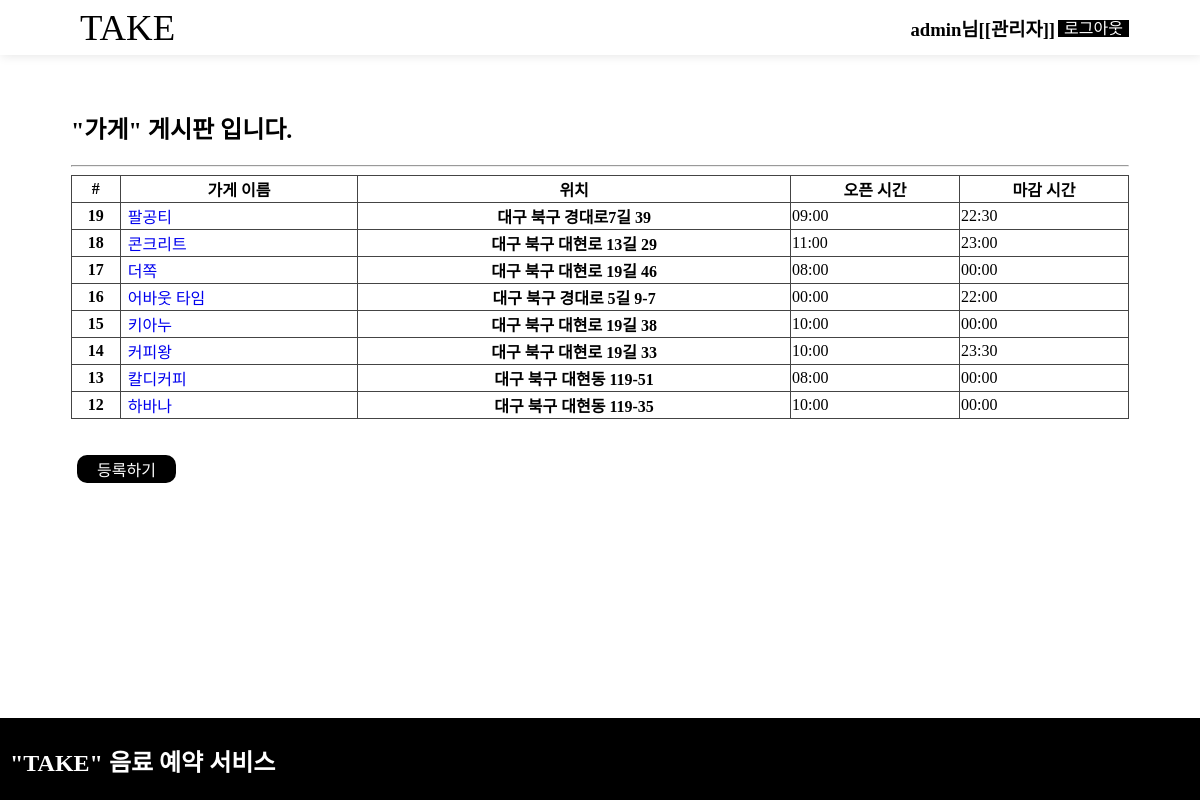
Page /market/ (signed in) on the committed database.
### market/models.py (models this page shows, shortened)
class Market(models.Model):
    name=models.CharField(max_length=225)
    address=models.CharField(max_length=225)
    start_time=models.CharField(max_length=225)
    end_time=models.CharField(max_length=225)
    description=models.TextField()
    user=models.ForeignKey(User, on_delete=models.CASCADE, null=True)
    likes =models.ManyToManyField(
        User, # User 모델과 Market 모델을 M : N 관계로 두겠다.
        through='Like', # Like라는 중개 모델을 통해 M : N 관계를 맺는다.
        through_fields=('market', 'user'), # Like에 market 속성, user 속성을 추가하겠다.
        related_name='likes' # 1 : N  관계에서 market과 연결된 comment를 가져올 때 comment_set으로 가져왔는데,
        )

### market/views.py (the view)
# urls.py: path('market/', include('market.urls')),
def market(request):
    markets = Market.objects
    market_list = Market.objects.all().order_by('-id') # 블로그 객체 최신순나열
    return render(request, 'html/market.html', {'markets':market_list})

### market/templates/html/market.html
{% extends "base.html" %}
{% block content %}
{% load static %}
<link rel="stylesheet" href="{% static 'css/market.css' %}">
{% if user.is_authenticated %}
            <h2>"가게" 게시판 입니다.</h2>
            <hr>
            <table class="table" style="border-collapse: collapse; width:100%;  border: 1px solid black;">
                    <thead style="border: 1px solid #444444;">
                        <tr>
                        <th scope="col">#</th>
                        <th scope="col">가게 이름</th>
                        <th scope="col">위치</th>
                        <th scope="col">오픈 시간</th>
                        <th scope="col">마감 시간</th>
                        </tr>
                    </thead>
                    <tbody style="border: 1px solid #444444;">
                    {% for market in markets.all %}
                        <tr>
                            <th scope="row">{{market.id}}</th>
                            <td><a href="{%url 'detail' market.id %}">{{market.name}}</a></td>
                            <th scope="row">{{market.address}}</th>
                            <td>{{market.start_time}}</td>
                            <td>{{market.end_time}}</td>
                        </tr>
                    {% endfor %}
                    </tbody>
            </table>
            <br><br>
            <a href="{% url 'new' %}"><button style="
                background-color: black; /* Green */
                border: none;
                color: white;
                padding: 2px 20px;
                text-align: center;
                border-radius: 10px;
                text-decoration: none;
                display: inline-block;
                font-size: 16px;
                "  type="button" class="btn btn-danger">등록하기</button></a>
{% endif %}
{% endblock content %}

### blogProject/templates/html/base.html (shortened to what this page needs)
<!DOCTYPE html>
<html lang="en">
<head>
    <link rel="stylesheet" href="https://maxcdn.bootstrapcdn.com/font-awesome/4.7.0/css/font-awesome.min.css">
    {% load static %}
    <link rel="stylesheet" href="{% static 'css/base.css' %}">
</head>
<body>
    <div class="container">
        <header class="header">
            <div class="inner">
                <nav class="naviagtion">
                    <ul class="navigation__flex">
                        <li class="naviagtion__item" style="flex:1; "><a href="/" class="navigation__logo" style="color:black; background-color: white;" >TAKE</a></li>
                        {% if user.is_active %}
                            <h3>{{user.username}}님</h3>
                            {% if user.username != 'admin' %}
                                {% if user.profile.market_id != -1 %}
                                    <h3>[[가게 주인]]</h3>
                                {% else %}
                                    <h3>[[일반회원]]</h3>
                                {% endif %}
                            {% else %}
                                <h3>[[관리자]]</h3>
                            {% endif %}
                        <li class="naviagtion__item"><a href="{% url 'logout'%}">로그아웃</a></li>
                        {% else %}
                        <li class="naviagtion__item"><a href="{% url 'login'%}">로그인</a></li>
                        <li class="naviagtion__item"><a href="{% url 'signup'%}">회원가입</a></li>
                        {% endif %}
                    </ul>
                </nav>
            </div>
        </header>
        <section class="content inner2 textbook-detail solutions">
        {% block content %}
        {% endblock content %}
        </section>
    </div>
    <footer>
        <section class="inner">
            <section class="branding">
            <h2>"TAKE" 음료 예약 서비스</h2>
        </section>
    </footer>
</body>
</html>

### blogProject/templates/css/base.css (style rules this page uses)
html { font-size: 100%; box-sizing: border-box; }
body { font-size: 1rem; font-stretch: normal; font-weight: 400; color: #000; display: block; font-family: 'Cafe24Danjunghae'; }
body, html { box-sizing: border-box; height: 100%; margin: 0; min-width: 100%; padding: 0; position: relative; }
.container { min-height: 100%; position: relative; width: 100%; padding-top: 60px; padding-bottom:109px; }
body:not(.home) .container>.header { box-shadow: 1px 1px 10px rgba(0,0,0,.1); }
.container>.header { background: #fff; border-bottom: 0; height: 55px; left: 0; padding: 0 30px; position: fixed; top: 0; width: 100%; z-index: 90000; }
.container>.content { margin-top: -1px; min-height: 100%; position: relative; }
.container .inner2 { background-color: #fff; margin: 0 auto; max-width: 1118px; min-height: 100%; min-width: 280px; padding: 30px 30px 30px; position: relative; }
.container .inner { background-color: #fff; margin: 0 auto; max-width: 1118px; min-height: 55px; min-width: 280px; padding: 0px; position: relative; }
.navigation__flex { align-items: center; display: flex; flex-direction: row; height: 54px; justify-content: flex-end; margin: 0; padding-left: 30px; padding-right: 30px; width:100%; }
.header a { text-decoration: none; color: white; background-color: black; padding-left:6px; padding-right:6px; margin-left:3px; }
a { text-decoration: none; padding-left:6px; padding-right:6px; }
nav ol, nav ul { list-style: none; }
.navigation__logo { background-image: none; height: 20px; margin: 0; overflow: hidden; width: 100%; padding: right 770%; font-size: 2.3rem; color: black; background-color: white; }
body>footer { font-size: 1rem; font-stretch: normal; font-style: normal; font-weight: 300; background-color: #000; color: #fff; padding: 5px 0 2px!important; width: 100%; z-index: 200; }
footer { bottom : 0; position: fixed; }
footer .branding { margin-left: 10px; }
menu, ol, ul { padding: 0 0 0 40px; }
dl, menu, ol, ul { margin: 1em 0; }

### market/templates/css/market.css (style rules this page uses)
table { width: 100%; border: 1px solid #444444; border-collapse: collapse; }
th, td { border: 1px solid #444444; }

### rows in the picture
Market: id "19", name "팔공티", address "대구 북구 경대로7길 39", start_time "09:00", end_time "22:30"
Market: id "18", name "콘크리트", address "대구 북구 대현로 13길 29", start_time "11:00", end_time "23:00"
Market: id "17", name "더쪽", address "대구 북구 대현로 19길 46", start_time "08:00", end_time "00:00"
Market: id "16", name "어바웃 타임", address "대구 북구 경대로 5길 9-7", start_time "00:00", end_time "22:00"
Market: id "15", name "키아누", address "대구 북구 대현로 19길 38", start_time "10:00", end_time "00:00"
Market: id "14", name "커피왕", address "대구 북구 대현로 19길 33", start_time "10:00", end_time "23:30"
Market: id "13", name "칼디커피", address "대구 북구 대현동 119-51", start_time "08:00", end_time "00:00"
Market: id "12", name "하바나", address "대구 북구 대현동 119-35", start_time "10:00", end_time "00:00"

### other values in the picture
{{ user.username }} "admin"
